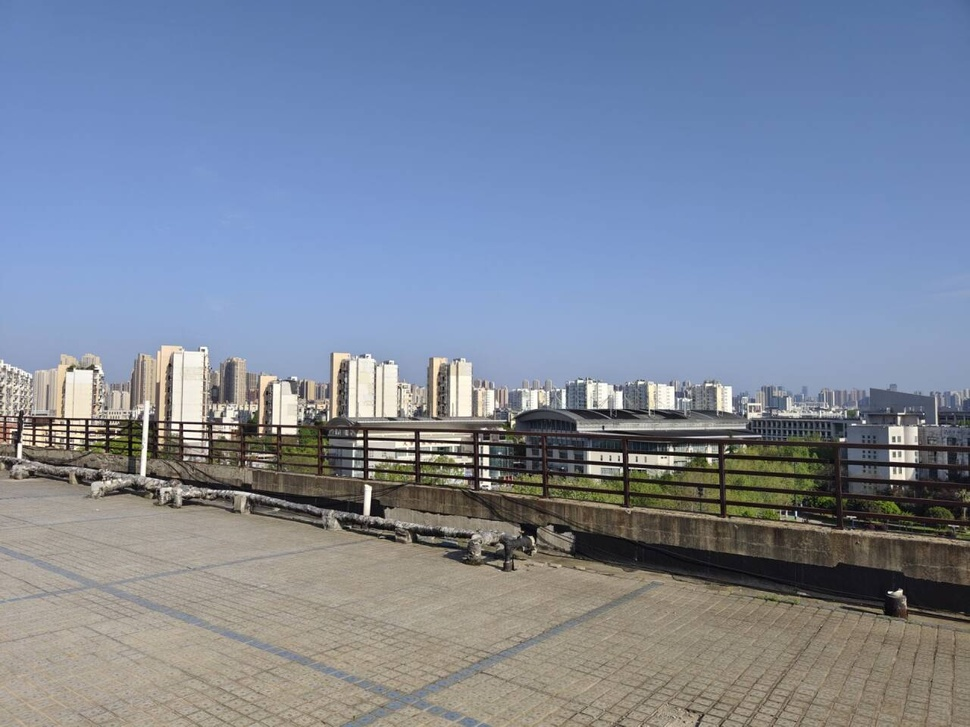
#> input picture openCVclass/my.jpg, 970 x 727 px, shrunk from 1280 x 960 before the run
$ python 3partC.py
#> lines starting #> are read from the running program, lines starting #| are printed output that depends on the picture
# 使用拉普拉斯算子进行空间域锐化和频率域

import cv2 as cv
import numpy as np
import matplotlib.pyplot as plt

# 设置字体以支持中文显示
plt.rcParams['font.sans-serif'] = ['SimHei']
plt.rcParams['axes.unicode_minus'] = False

def laplace_filter(image):
    # 使用拉普拉斯算子进行空间域锐化
    laplacian = cv.Laplacian(image, cv.CV_16S, ksize=3)
    laplacian_abs = cv.convertScaleAbs(laplacian)  # 转换为 uint8 格式
    return laplacian_abs

def laplace_sharpening(image_path):
    # 读取图像
#> called with image_path = 'my.jpg'
    img = cv.imread(image_path)
#> img is the input picture: shape (727, 970, 3); mean B, G, R 154.6, 135.6, 124.6
    gray_image = cv.cvtColor(img, cv.COLOR_BGR2GRAY)
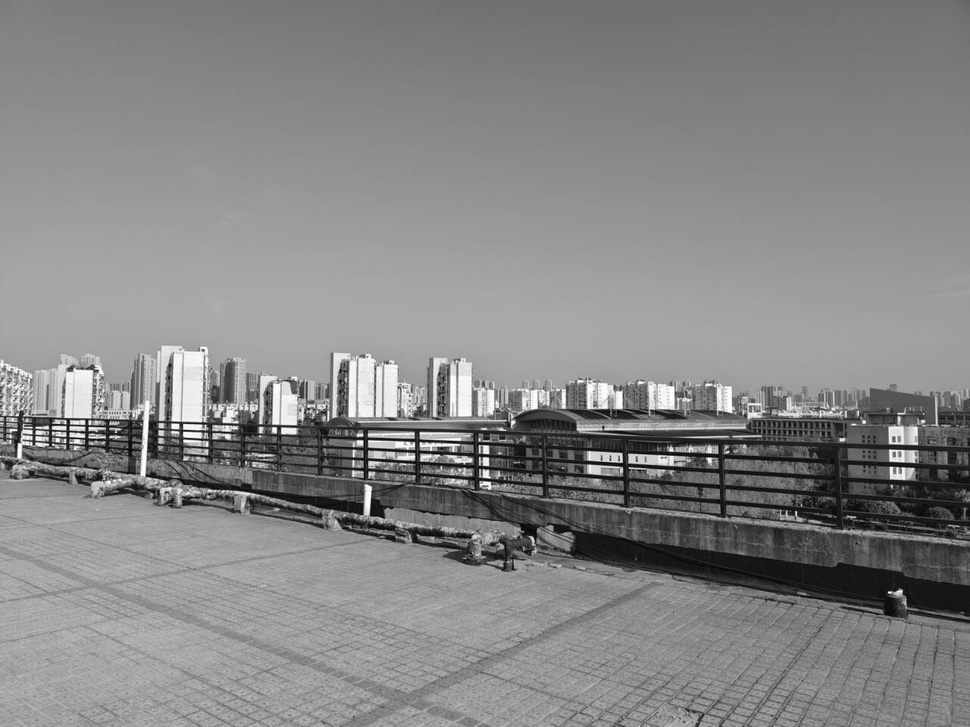
#> gray_image: shape (727, 970); min 0, max 255, mean 134.5
    rgb_img = cv.cvtColor(img, cv.COLOR_BGR2RGB)  # 转换为 RGB 格式以便 Matplotlib 显示

    # 空间域拉普拉斯锐化
    spatial_laplacian = laplace_filter(gray_image)
#> in laplace_filter, `laplacian = cv.Laplacian(image, cv.CV_16S, ksize=3)`:
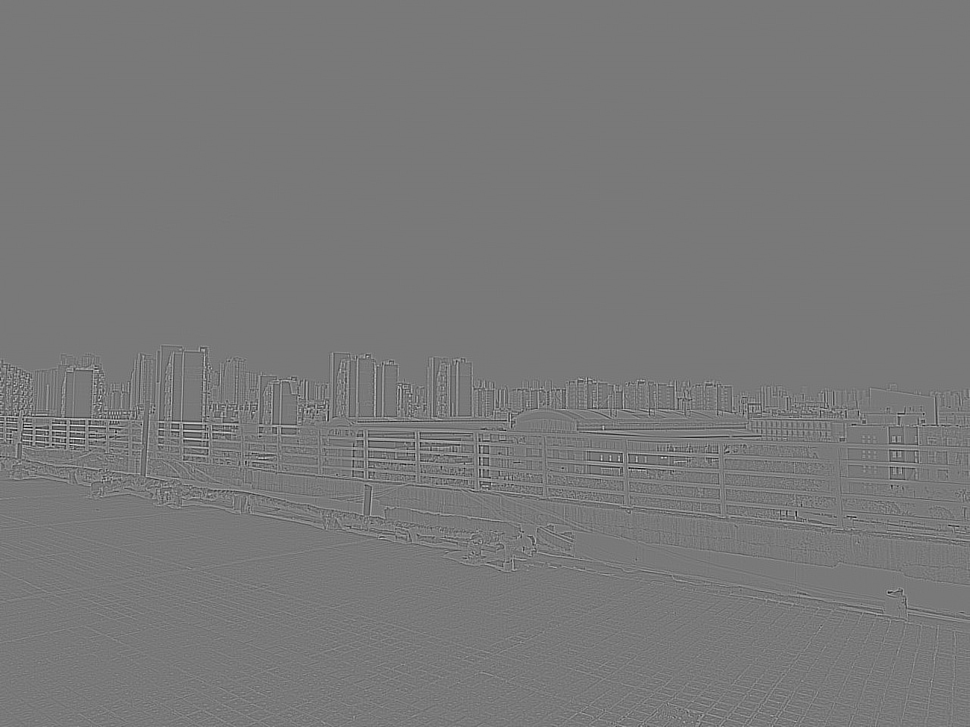
#> laplacian: shape (727, 970) int16; min -1206, max 1328, mean 0; drawn with min black and max white
#> in laplace_filter, `laplacian_abs = cv.convertScaleAbs(laplacian)`:
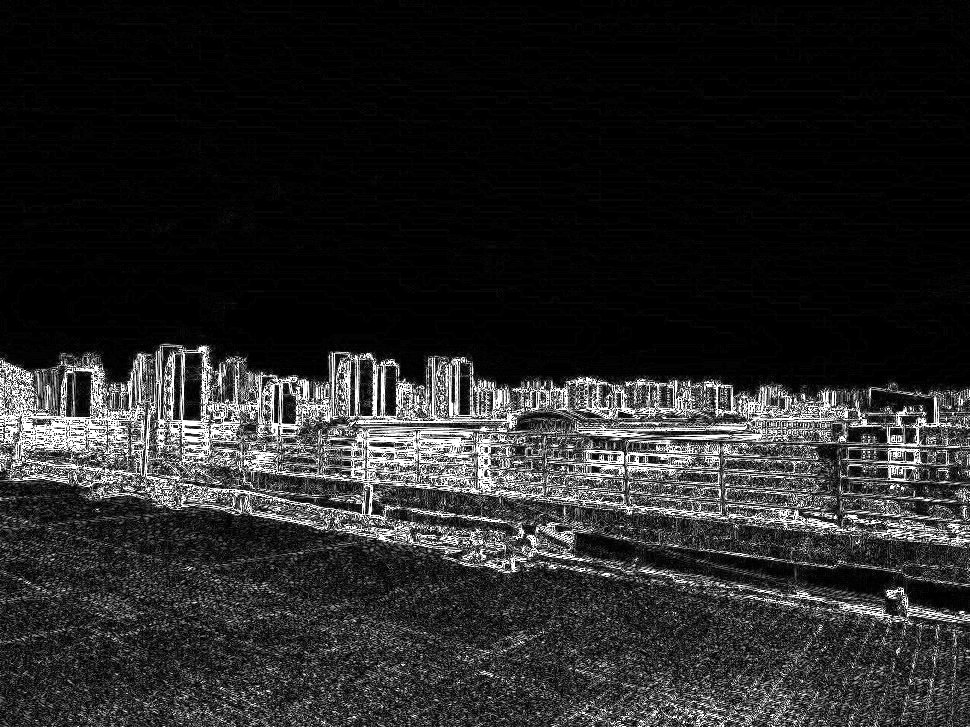
#> laplacian_abs: shape (727, 970); min 0, max 255, mean 38.7

    # 频域拉普拉斯增强
    img_float = np.float32(gray_image)
    dft = cv.dft(img_float, flags=cv.DFT_COMPLEX_OUTPUT)
    dft_shifted = np.fft.fftshift(dft)

    # 生成拉普拉斯滤波器
    rows, cols = gray_image.shape
#> rows = 727; cols = 970
    crow, ccol = rows // 2, cols // 2
#> crow = 363; ccol = 485
    laplacian_kernel = -4 * np.ones((rows, cols))
    laplacian_kernel[crow-1:crow+2, ccol-1:ccol+2] = 1

    # 应用拉普拉斯滤波器
    filtered_dft = dft_shifted * laplacian_kernel[:, :, np.newaxis]

    # 进行逆变换
    img_reconstructed = cv.idft(np.fft.ifftshift(filtered_dft))
    img_reconstructed = cv.magnitude(img_reconstructed[:, :, 0], img_reconstructed[:, :, 1])
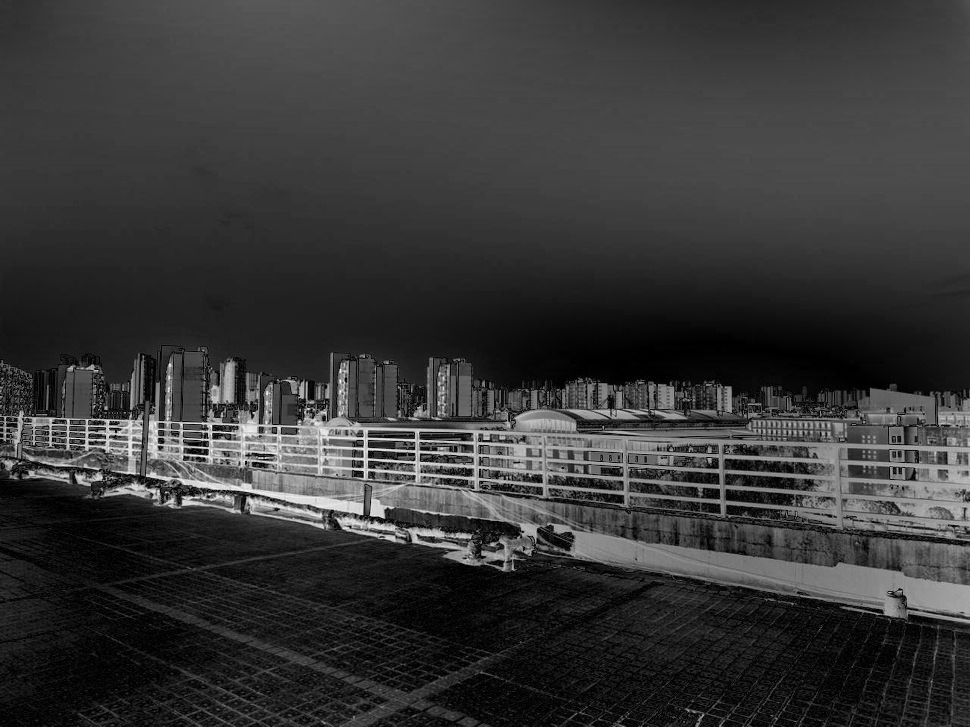
#> img_reconstructed: shape (727, 970) float64; min 70, max 519794570.5, mean 112159168.3; drawn with min black and max white

    # 显示结果
    plt.figure(figsize=(15, 8))

    plt.subplot(1, 3, 1)
    plt.imshow(gray_image, cmap='gray')
    plt.title('原始图像')
    plt.axis('off')

    plt.subplot(1, 3, 2)
    plt.imshow(spatial_laplacian, cmap='gray')
    plt.title('空间域拉普拉斯锐化')
    plt.axis('off')

    plt.subplot(1, 3, 3)
    plt.imshow(img_reconstructed, cmap='gray')
    plt.title('频域拉普拉斯增强')
    plt.axis('off')

    plt.tight_layout()
    plt.show()

# 调用函数，输入图像路径
laplace_sharpening('my.jpg')
